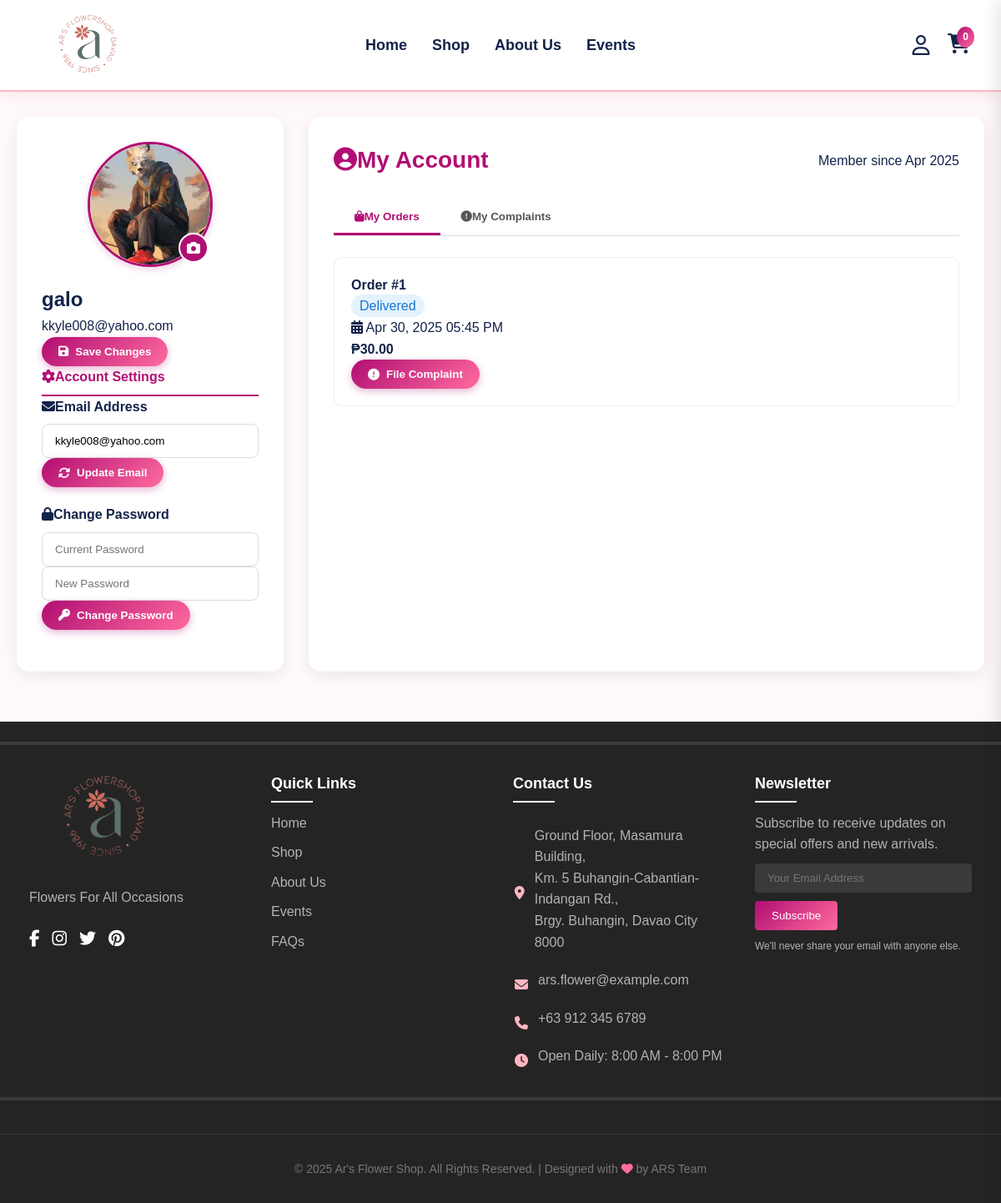
Page /user-profile.php (signed in) on the committed database.
### tables this page shows
CREATE TABLE `users` (
  `user_id` int(11) NOT NULL,
  `name` varchar(100) NOT NULL,
  `email` varchar(100) NOT NULL,
  `phone` varchar(20) DEFAULT NULL,
  `role_id` int(11) NOT NULL,
  `username` varchar(255) NOT NULL,
  `pass` varchar(100) NOT NULL,
  `created_at` timestamp NOT NULL DEFAULT current_timestamp(),
  `profile_picture` varchar(255) DEFAULT 'uploads/profile_picture/default_profile.jpg'
);

CREATE TABLE `ordertable` (
  `order_id` int(11) NOT NULL,
  `customer_id` int(11) NOT NULL,
  `order_date` timestamp NOT NULL DEFAULT current_timestamp(),
  `total_amount` decimal(10,2) NOT NULL,
  `shipping_date` date DEFAULT NULL,
  `status` enum('Pending','Preparing','Out for Delivery','Delivered','Cancelled') NOT NULL DEFAULT 'Delivered'
);

### user-profile.php (the view, shortened to what this page needs)
<?php include 'footHead/header.php'; ?>
<?php
require_once 'connect.php';
$user = [
  'user_id' => null,
  'username' => 'Guest',
  'email' => '',
  'profile_picture' => '/images/default_profile.jpg',
  'created_at' => date('Y-m-d H:i:s')
];
try {
  $user_id = $_SESSION['user_id'];
  $stmt = $pdo->prepare("SELECT * FROM users WHERE user_id = ?");
  $stmt->execute([$user_id]);
  $user_data = $stmt->fetch();
  if ($user_data) {
    $user = array_merge($user, $user_data);
  } else {
    session_destroy();
    header("Location: login.php");
    exit();
  }
} catch (PDOException $e) {
  $error = "Database error: " . $e->getMessage();
  error_log("User Profile Error: " . $e->getMessage());
}
try {
  $id = $_SESSION['user_id'];
  $stmt = $pdo->prepare("SELECT * FROM `ordertable` WHERE `customer_id` = ? ORDER BY `order_date` DESC");
  $stmt->execute([$id]);
  $orders = $stmt->fetchAll(PDO::FETCH_ASSOC);
  $complaints_by_order = [];
} catch (PDOException $e) {
  $error = "Error fetching data: " . $e->getMessage();
  $orders = [];
  $complaints = [];
  $complaints_by_order = [];
}
?>
<!DOCTYPE html>
<html lang="en">
<head>
  <link rel="stylesheet" href="https://cdnjs.cloudflare.com/ajax/libs/font-awesome/6.5.0/css/all.min.css">
</head>
<body>
  <div class="container">
    <div class="profile-container">
      <div class="profile-sidebar">
        <div class="text-center">
          <div class="profile-picture-container">
            <img src="<?php echo htmlspecialchars($user['profile_picture'] ?? '/images/default_profile.jpg'); ?>"
              class="profile-picture" id="profile-picture">
            <div class="profile-picture-edit" onclick="document.getElementById('profile-upload').click()">
              <i class="fas fa-camera"></i>
            </div>
          </div>
          <h2><?php echo htmlspecialchars($user['username']); ?></h2>
          <p><?php echo htmlspecialchars($user['email']); ?></p>
          <form method="post" enctype="multipart/form-data" class="mt-4">
            <button type="submit" class="btn btn-primary w-100">
              <i class="fas fa-save"></i> Save Changes
            </button>
          </form>
        </div>
        <div class="mt-5">
          <h4 class="mb-4" style="color: var(--primary); border-bottom: 2px solid var(--primary); padding-bottom: 8px;">
            <i class="fas fa-cog mr-2"></i>Account Settings
          </h4>
          <form method="post">
            <div class="form-group">
              <label><i class="fas fa-envelope mr-2"></i>Email Address</label>
              <input type="email" name="new_email" class="form-control"
                value="<?php echo htmlspecialchars($user['email']); ?>" required>
              <button type="submit" name="change_email" class="btn btn-primary mt-3 w-100">
                <i class="fas fa-sync-alt"></i> Update Email
              </button>
            </div>
          </form>
          <form method="post" class="mt-4">
            <div class="form-group">
              <label><i class="fas fa-lock mr-2"></i>Change Password</label>
              <input type="password" name="current_password" class="form-control" placeholder="Current Password" required>
              <input type="password" name="new_password" class="form-control mt-3" placeholder="New Password" required>
              <button type="submit" name="change_password" class="btn btn-primary mt-3 w-100">
                <i class="fas fa-key"></i> Change Password
              </button>
            </div>
          </form>
        </div>
      </div>
      <div class="profile-content">
        <div class="profile-header">
          <h2><i class="fas fa-user-circle mr-2"></i>My Account</h2>
          <div class="text-muted">Member since <?php echo date('M Y', strtotime($user['created_at'])); ?></div>
        </div>
        <div class="tab-buttons">
          <button class="tab-button active" onclick="openTab('orders')">
            <i class="fas fa-shopping-bag mr-2"></i>My Orders
          </button>
          <button class="tab-button" onclick="openTab('complaints')">
            <i class="fas fa-exclamation-circle mr-2"></i>My Complaints
          </button>
        </div>
        <div id="orders" class="tab-content active">
          <?php if (empty($orders)): ?>
            <div class="text-center py-5">
              <i class="fas fa-shopping-bag fa-3x mb-3" style="color: var(--gray);"></i>
              <h4>No Orders Yet</h4>
              <p class="text-muted">You haven't placed any orders yet</p>
              <a href="productPage.php" class="btn btn-primary mt-3">
                <i class="fas fa-store mr-2"></i>Start Shopping
              </a>
            </div>
          <?php else: ?>
            <?php foreach ($orders as $order): ?>
              <div class="order-card">
                <div class="d-flex justify-content-between align-items-center mb-3">
                  <h4>Order #<?php echo htmlspecialchars($order['order_id']); ?></h4>
                  <span class="badge" style="background: #e3f2fd; color: #1976d2; padding: 5px 10px; border-radius: 20px;">
                    <?php echo ucfirst(htmlspecialchars($order['status'])); ?>
                  </span>
                </div>
                <div class="d-flex justify-content-between mb-2">
                  <div>
                    <i class="fas fa-calendar-alt mr-2 text-muted"></i>
                    <?php echo date('M d, Y h:i A', strtotime($order['order_date'])); ?>
                  </div>
                  <div>
                    <strong>₱<?php echo number_format($order['total_amount'], 2); ?></strong>
                  </div>
                </div>
                <?php if ($order['status'] == 'Delivered'): ?>
                  <?php if (isset($complaints_by_order[$order['order_id']])): ?>
                    <a href="?highlight_complaint=<?php echo $complaints_by_order[$order['order_id']]['complaint_id']; ?>#complaints"
                      class="btn btn-primary mt-3">
                      <i class="fas fa-eye mr-2"></i>View Complaint
                    </a>
                  <?php else: ?>
                    <button onclick="showComplaintForm(<?php echo $order['order_id']; ?>)" class="btn btn-primary mt-3">
                      <i class="fas fa-exclamation-circle mr-2"></i>File Complaint
                    </button>
                  <?php endif; ?>
                <?php endif; ?>
              </div>
            <?php endforeach; ?>
          <?php endif; ?>
        </div>
      </div>
    </div>
  </div>
  <?php include 'footHead/footer.php'; ?>
</body>
</html>

### footHead/header.php (style rules this page uses)
*, *::before, *::after { margin: 0; padding: 0; box-sizing: border-box; -webkit-text-size-adjust: 100%; -moz-text-size-adjust: 100%; -ms-text-size-adjust: 100%; }
html { scroll-behavior: smooth; -webkit-font-smoothing: antialiased; -moz-osx-font-smoothing: grayscale; }
body { font-family: 'Arial', sans-serif; position: relative; overflow-x: hidden; background-color: #FFF9F9; line-height: 1.5; }

### user-profile.php (style rules this page uses)
:root { --primary: #b10e73; --primary-dark: #850000; --primary-light: #ff6b9e; --secondary: #122349; --light: #FFF9F9; --gray: #f0f0f0; --dark-gray: #555; --success: #4caf50; --warning: #ff9800; --danger: #f44336; }
* { margin: 0; padding: 0; box-sizing: border-box; font-family: 'Arial', sans-serif; }
body { background-color: var(--light); color: var(--secondary); line-height: 1.6; margin-top: 120px; }
.container { max-width: 1200px; margin: 0 auto; padding: 20px; }
.profile-container { display: flex; gap: 30px; margin-bottom: 40px; }
.profile-sidebar { width: 320px; padding: 30px; background: white; border-radius: 15px; box-shadow: 0 5px 20px rgba(0, 0, 0, 0.08); position: sticky; top: 140px; height: fit-content; }
.profile-content { flex: 1; min-width: 300px; padding: 30px; background: white; border-radius: 15px; box-shadow: 0 5px 20px rgba(0, 0, 0, 0.08); }
.profile-picture-container { position: relative; width: 150px; height: 150px; margin: 0 auto 20px; }
.profile-picture { width: 100%; height: 100%; border-radius: 50%; object-fit: cover; border: 3px solid var(--primary); box-shadow: 0 3px 10px rgba(177, 14, 115, 0.2); }
.profile-picture-edit { position: absolute; bottom: 5px; right: 5px; background: var(--primary); color: white; width: 36px; height: 36px; border-radius: 50%; display: flex; align-items: center; justify-content: center; cursor: pointer; border: 2px solid white; transition: all 0.3s; }
.order-card, .complaint-card { border: 1px solid #eee; padding: 20px; margin-bottom: 20px; border-radius: 10px; position: relative; transition: all 0.3s; background: white; }
.tab-buttons { display: flex; margin-bottom: 25px; border-bottom: 1px solid #ddd; }
.tab-button { padding: 12px 25px; background: none; border: none; cursor: pointer; font-weight: 600; color: var(--dark-gray); border-bottom: 3px solid transparent; transition: all 0.3s; }
.tab-button.active { color: var(--primary); border-bottom: 3px solid var(--primary); }
.tab-content { display: none; }
.tab-content.active { display: block; }
.btn { padding: 10px 20px; border: none; border-radius: 30px; cursor: pointer; font-weight: 600; transition: all 0.3s; display: inline-flex; align-items: center; gap: 8px; }
.btn i { font-size: 14px; }
.btn-primary { background: linear-gradient(135deg, var(--primary), var(--primary-light)); color: white; box-shadow: 0 3px 10px rgba(177, 14, 115, 0.3); }
.form-group { margin-bottom: 20px; }
.form-group label { display: block; margin-bottom: 8px; font-weight: 600; color: var(--secondary); }
.form-control { width: 100%; padding: 12px 15px; border: 1px solid #ddd; border-radius: 8px; transition: all 0.3s; }
.profile-header { display: flex; justify-content: space-between; align-items: center; margin-bottom: 25px; }
.profile-header h2 { color: var(--primary); font-size: 28px; }

### rows in the picture
users: profile_picture (picture), username "galo", email "kkyle008@yahoo.com", new_email "kkyle008@yahoo.com", created_at "Apr 2025"
ordertable: order_id "1", status "Delivered", order_date "Apr 30, 2025 05:45 PM", total_amount "30.00"
